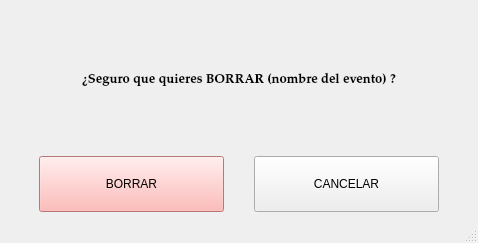
<?xml version="1.0" encoding="UTF-8"?>
<ui version="4.0">
 <class>MainWindow</class>
 <widget class="QMainWindow" name="MainWindow">
  <property name="geometry">
   <rect>
    <x>0</x>
    <y>0</y>
    <width>478</width>
    <height>243</height>
   </rect>
  </property>
  <property name="windowTitle">
   <string>MainWindow</string>
  </property>
  <widget class="QWidget" name="centralwidget">
   <layout class="QVBoxLayout" name="verticalLayout_2">
    <item>
     <layout class="QVBoxLayout" name="verticalLayout">
      <item>
       <widget class="QLabel" name="seguroQueQuieresBorrar">
        <property name="font">
         <font>
          <family>Palatino Linotype</family>
          <pointsize>10</pointsize>
          <weight>75</weight>
          <bold>true</bold>
         </font>
        </property>
        <property name="text">
         <string>¿Seguro que quieres BORRAR (nombre del evento) ?</string>
        </property>
        <property name="alignment">
         <set>Qt::AlignCenter</set>
        </property>
       </widget>
      </item>
      <item>
       <layout class="QHBoxLayout" name="horizontalLayout">
        <property name="spacing">
         <number>30</number>
        </property>
        <property name="leftMargin">
         <number>30</number>
        </property>
        <property name="rightMargin">
         <number>30</number>
        </property>
        <item>
         <widget class="QPushButton" name="btnBorrar">
          <property name="styleSheet">
           <string notr="true">QWidget {
    background-color: rgb(255, 168, 165); /* Un rojo pastel o rosa muy claro */
	padding:20px;
}</string>
          </property>
          <property name="text">
           <string>BORRAR</string>
          </property>
         </widget>
        </item>
        <item>
         <widget class="QPushButton" name="btnCancelarEliminar">
          <property name="styleSheet">
           <string notr="true">padding:20px;</string>
          </property>
          <property name="text">
           <string>CANCELAR</string>
          </property>
         </widget>
        </item>
       </layout>
      </item>
     </layout>
    </item>
   </layout>
  </widget>
  <widget class="QMenuBar" name="menubar">
   <property name="geometry">
    <rect>
     <x>0</x>
     <y>0</y>
     <width>478</width>
     <height>21</height>
    </rect>
   </property>
  </widget>
  <widget class="QStatusBar" name="statusbar"/>
 </widget>
 <resources/>
 <connections/>
</ui>
